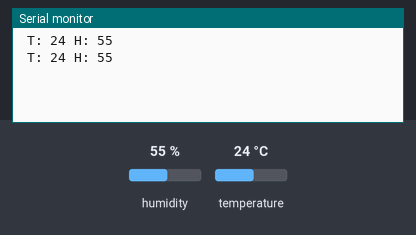
Simulated run of this sketch. Board: TI MSP430 LaunchPad. Parts: the last lines printed to the serial monitor. Wiring (inferred from the names in the program): DHT11 sensor: data P1_3. The inputs (shaded band) are chosen by the test bench; at power-on: humidity 55 %, temperature 24 °C.

Above: at 2.8 s.
2.9 s: humidity set to 22 %
At 5.2 s:
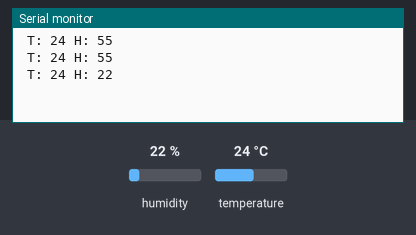
5.6 s: temperature set to 12 °C
At 7.6 s:
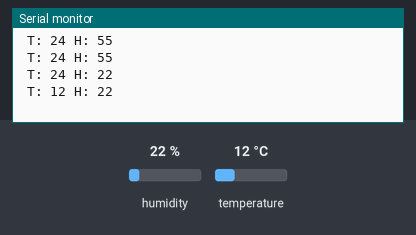
8.3 s: humidity set to 40 %
At 11.0 s:
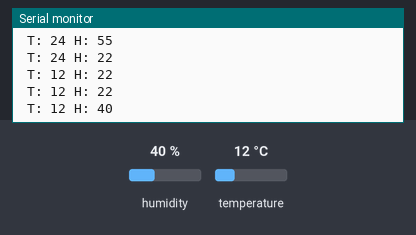
Timing chart, 0 to 12.5 s (numbered marks = the images above; inputs shaded):
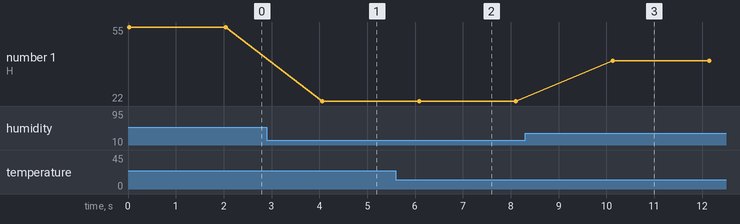

The sketch:

DHT.ino
```cpp
int temperature, humidity;
int dataPin = P1_3;

int readDHT11()
{
  uint8_t recvBuffer[5];
  uint8_t cnt = 7;
  uint8_t idx = 0;

  for (int i = 0; i < 5; i++)
  {
    recvBuffer[i] = 0;
  }

  pinMode(dataPin, OUTPUT);
  digitalWrite(dataPin, LOW);
  delay(18);
  digitalWrite(dataPin, HIGH);

  delayMicroseconds(40);
  pinMode(dataPin, INPUT);
  pulseIn(dataPin, HIGH);

  unsigned int timeout = 10000;

  for (int i = 0; i < 40; i++)
  {
    timeout = 10000;
    while (digitalRead(dataPin) == LOW)
    {
      if (timeout == 0)
        return -1;
      timeout--;
    }
    unsigned long t = micros();

    timeout = 10000;

    while (digitalRead(dataPin) == HIGH)
    {
      if (timeout == 0)
        return -1;
      timeout--;
    }

    if ((micros() - t) > 40)
    {
      recvBuffer[idx] |= (1 << cnt);
    }
    if (cnt == 0)
    {
      cnt = 7;
      idx++;
    }
    else
      cnt--;
  }
  humidity = recvBuffer[0];
  temperature = recvBuffer[2];
  uint8_t sum = recvBuffer[0] +  recvBuffer[2];
  if (recvBuffer[4] != sum)
    return -2;
  return 0;
}


void setup()
{
  Serial.begin(9600);
}

void loop()
{
  int ret = readDHT11();
  if (ret != 0)
    Serial.println(ret);
  Serial.print(" T: ");
  Serial.print(temperature);
  Serial.print(" H: ");
  Serial.println(humidity);
  delay(2000);
}
```

Measured:
- after the input at 2.9 s, the serial monitor: prints a new line after 1.2 s (image 1)
- after the input at 5.6 s, the serial monitor: prints a new line after 0.49 s (image 2)
- after the input at 8.3 s, the serial monitor: prints a new line after 1.8 s (image 3)
- plotted number 1: 55 → 22 after the input at 2.9 s, 22 → 40 after the input at 8.3 s
